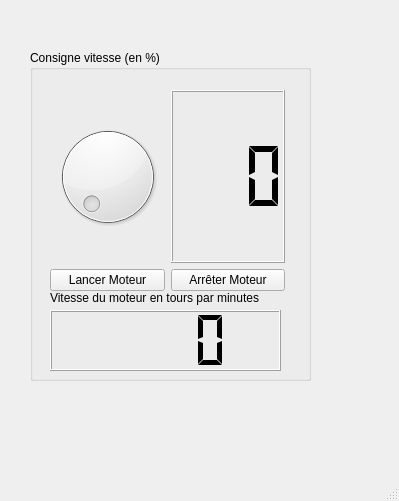
<?xml version="1.0" encoding="UTF-8"?>
<ui version="4.0">
 <class>Equilibreuse</class>
 <widget class="QMainWindow" name="Equilibreuse">
  <property name="geometry">
   <rect>
    <x>0</x>
    <y>0</y>
    <width>399</width>
    <height>501</height>
   </rect>
  </property>
  <property name="windowTitle">
   <string>Equilibreuse</string>
  </property>
  <widget class="QWidget" name="centralwidget">
   <widget class="QGroupBox" name="groupBox">
    <property name="geometry">
     <rect>
      <x>30</x>
      <y>50</y>
      <width>281</width>
      <height>331</height>
     </rect>
    </property>
    <property name="title">
     <string>Consigne vitesse (en %)</string>
    </property>
    <widget class="QWidget" name="layoutWidget">
     <property name="geometry">
      <rect>
       <x>20</x>
       <y>40</y>
       <width>235</width>
       <height>201</height>
      </rect>
     </property>
     <layout class="QVBoxLayout" name="verticalLayout">
      <item>
       <layout class="QHBoxLayout" name="horizontalLayout_2">
        <item>
         <widget class="QDial" name="dial_ConsigneVItesse">
          <property name="maximum">
           <number>100</number>
          </property>
         </widget>
        </item>
        <item>
         <widget class="QLCDNumber" name="lcdNumber_consigne">
          <property name="font">
           <font>
            <pointsize>16</pointsize>
           </font>
          </property>
          <property name="digitCount">
           <number>3</number>
          </property>
          <property name="segmentStyle">
           <enum>QLCDNumber::Flat</enum>
          </property>
         </widget>
        </item>
       </layout>
      </item>
      <item>
       <layout class="QHBoxLayout" name="horizontalLayout">
        <item>
         <widget class="QPushButton" name="pushButton_Lancer">
          <property name="text">
           <string>Lancer Moteur</string>
          </property>
         </widget>
        </item>
        <item>
         <widget class="QPushButton" name="pushButton_Arreter">
          <property name="text">
           <string>Arrêter Moteur</string>
          </property>
         </widget>
        </item>
       </layout>
      </item>
     </layout>
    </widget>
    <widget class="QLCDNumber" name="lcdNumber_vitesse">
     <property name="geometry">
      <rect>
       <x>20</x>
       <y>260</y>
       <width>231</width>
       <height>61</height>
      </rect>
     </property>
     <property name="digitCount">
      <number>4</number>
     </property>
     <property name="segmentStyle">
      <enum>QLCDNumber::Flat</enum>
     </property>
     <property name="value" stdset="0">
      <double>0.000000000000000</double>
     </property>
    </widget>
    <widget class="QLabel" name="label">
     <property name="geometry">
      <rect>
       <x>20</x>
       <y>240</y>
       <width>233</width>
       <height>16</height>
      </rect>
     </property>
     <property name="text">
      <string>Vitesse du moteur en tours par minutes</string>
     </property>
    </widget>
   </widget>
  </widget>
  <widget class="QMenuBar" name="menubar">
   <property name="geometry">
    <rect>
     <x>0</x>
     <y>0</y>
     <width>399</width>
     <height>21</height>
    </rect>
   </property>
  </widget>
  <widget class="QStatusBar" name="statusbar"/>
 </widget>
 <resources/>
 <connections>
  <connection>
   <sender>dial_ConsigneVItesse</sender>
   <signal>valueChanged(int)</signal>
   <receiver>lcdNumber_consigne</receiver>
   <slot>display(int)</slot>
   <hints>
    <hint type="sourcelabel">
     <x>125</x>
     <y>150</y>
    </hint>
    <hint type="destinationlabel">
     <x>229</x>
     <y>161</y>
    </hint>
   </hints>
  </connection>
 </connections>
</ui>
